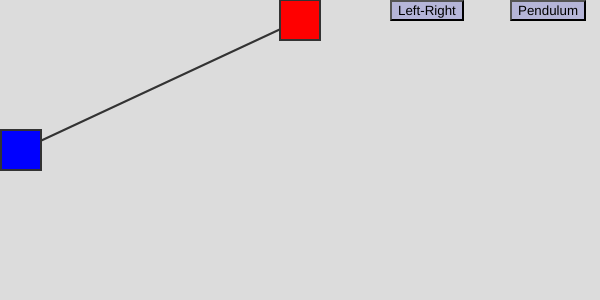
Frame 1 (no input)
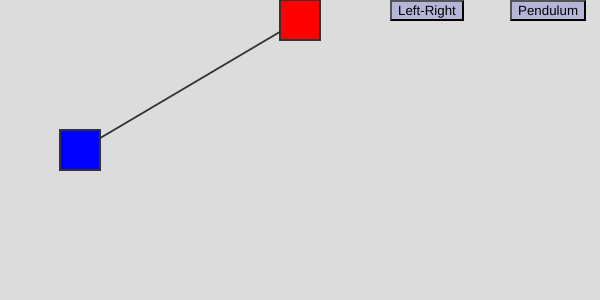
Frame 60 (no input)
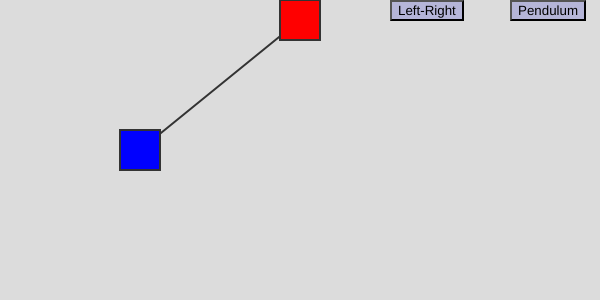
Frame 120 (the mouse pressed at the canvas centre since frame 60)

The p5.js sketch that drew these frames (run headless with seeded random() and noise() and a simulated clock; from frame 60 on, the mouse is pressed at the canvas centre):

// p5.js sketch
// ── sketch.js
let x = 600; //canvas width
let y = 300; //canvas height
let side = 40; //square side length
let xPos = 0;
let yPos = y/2-side/2;
let dx = 1;
let dy = 10;
let theta = -45; // angle
let dTheta = 1;
let squareIsPaused = false;
let mode = 'lr'

function setup() {

    createCanvas(x, y);
    //rectMode(CENTER);
    frameRate(30);

    // set up buttons
    // which trigger 'Mode' functions
    let col = color(25, 23, 200, 50);

    leftRightButton = createButton('Left-Right');
    leftRightButton.position(x*0.65, 0);
    leftRightButton.style('background-color', col);
    leftRightButton.mousePressed(leftRightMode);

    pendulumButton = createButton('Pendulum');
    pendulumButton.position(x*0.85, 0);
    pendulumButton.style('background-color', col);
    pendulumButton.mousePressed(pendulumMode);
}

function draw() {
    background(220);
    stroke(51);

    //if in left-right mode
    //increment dx and calculate (xPos, yPos)
    // and keep angle at zero
    if (mode === 'lr'){
        xPos += dx;
        
        // keep with x boudaries
        if (xPos >= x - side){
            dx *= -1;
        }
        if (xPos <= 0){
            dx *= -1;
        }
        theta = 0;
    }

    // if in pendulum mode
    // increment angle and calculate (xPos, yPos)
    // and draw text showing coordinates of pendulum
    if (mode === 'p'){
        theta += dTheta;
        if (theta >= 45){
            dTheta *= -1;
        }
        if (theta <= -45){
            dTheta *= -1;
        }
        xPos = x/2 - side/2 + y/1.5*sin(radians(theta));
        yPos = 0 + y/1.5*cos(radians(theta));
        fill('black')
        textSize(11);
        textStyle(NORMAL);
        strokeWeight(0.1);
        text('X: ' + round(xPos, 2), xPos, yPos + side*1.75);
        text('Y: ' + round(yPos, 2), xPos, yPos + side*2.1);
    }
    
    strokeWeight(2);
    line(x/2, side/2, xPos+side/2, yPos+side/2);
    
    fill('red');
    rect(x/2-side/2, 0, side, side);
    
    fill('blue');
    translate(xPos, yPos);
    rotate(radians(-theta));
    rect(0, 0, side, side);

}

// When in left-right mode and a key is pressed
// do the correct actions
// space bar: changes direction of blue square
// up arrow: moves blue square up
// down arrow: moves blue square down
function keyPressed() {
    if (mode === 'lr'){
        if (keyCode === 32) {
            dx *= -1;
        }
        if (keyCode === UP_ARROW) {
            yPos = max(yPos - dy, 0);
        }
        if (keyCode === DOWN_ARROW) {
            yPos = min(yPos + dy, y - side);
        }
    }
}

// if in Left-Right mode and mouse is pressed inside blue square
// stop or restart looping
// if mouse is pressed anywhere else (other than on buttons)
// move blue square to that y-coordinate
// also set up conditions to keep blue square on canvas (within boundaries)
function mousePressed() {

    if (mode === 'lr'){
        if ((mouseX >= xPos) && (mouseX <= xPos + side) &&
            (mouseY >= yPos) && (mouseY <= yPos + side)) {
            squareIsPaused = !squareIsPaused;
            if (squareIsPaused){
                noLoop();
            } else {
                loop();
            }
            //console.log(squareIsPaused, 'blue square click loop');
        }
        if (mouseY >= (y - side)){
            yPos = y - side;
        } else if ((mouseY <= 20) && (mouseX >= x*0.65) && (mouseX <= x*0.65+74)){
            // had to add this condition because pressing the Left-Right button
            // was setting yPos to zero
            yPos = y/2-side/2;
        } else if (mouseY <= side/2){
            yPos = 0;
        } else {
            yPos = mouseY - side/2;
        }
    }
}

// if 'Left-Right' button or 'Pendulum' button is clicked
// set mode to 'lr' or 'p'
// and reset squareIsPaused and loop()
// triggered by button click event
function leftRightMode(){
    mode = 'lr';
    //console.log(squareIsPaused, 'lrMode Func');
    squareIsPaused = false;
    loop();
}

function pendulumMode(){
    mode = 'p';
    //console.log(squareIsPaused, 'pMode Func');
    squareIsPaused = false;
    loop();
}
